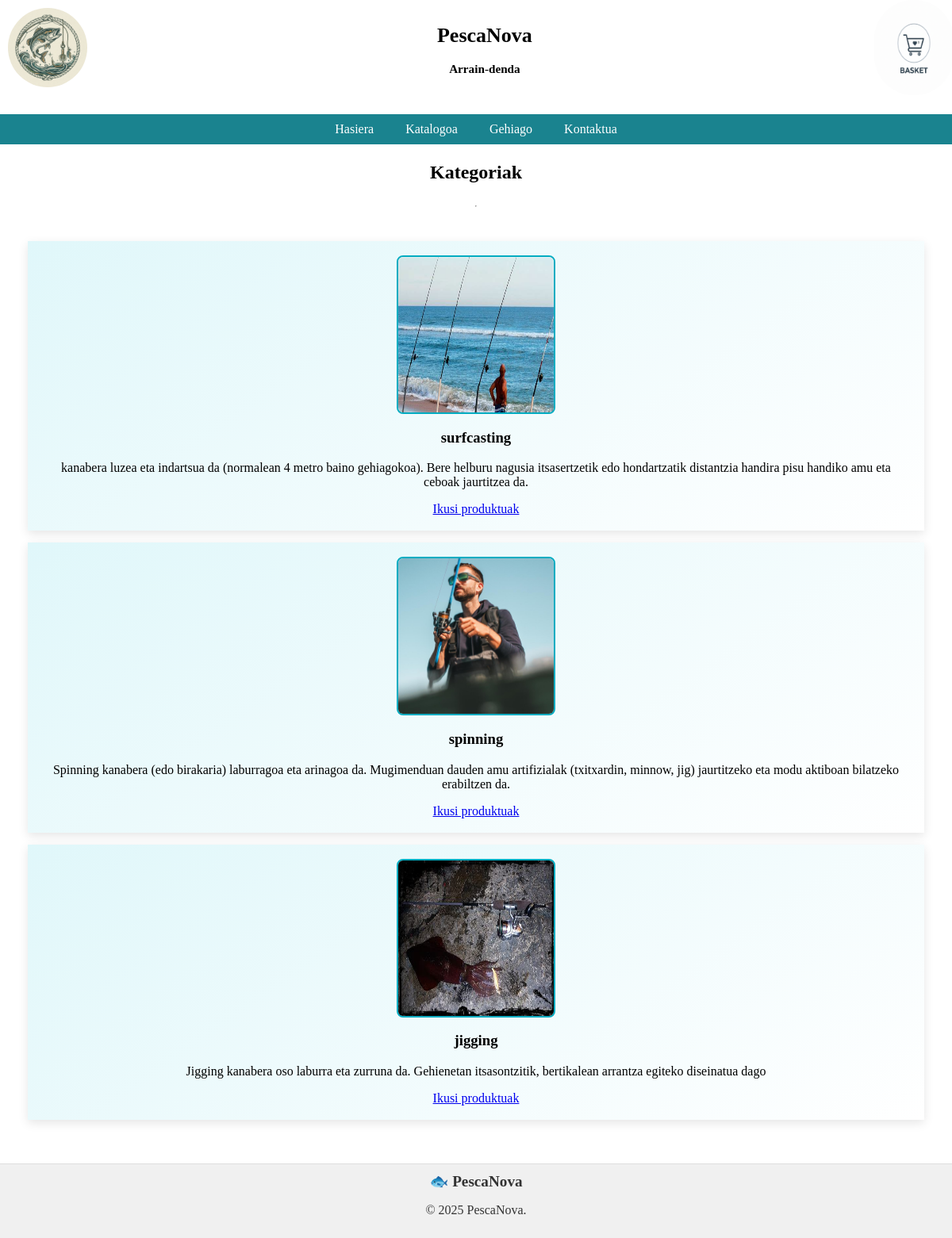
Page /katalogoa/index.php on the committed database.
### tables this page shows
CREATE TABLE kategoriak (
	kategoria_id INTEGER PRIMARY KEY AUTOINCREMENT,
	izena TEXT NOT NULL,
	deskribapena TEXT,
	sortze_data TIMESTAMP DEFAULT CURRENT_TIMESTAMP, img text);

### klaseak/com/leartik/daw24amma/kategoriak/kategoria_db.php (called while the page is built, shortened)
<?php
require_once(__DIR__ . '/kategoria.php');
class KategoriaDB
{
    private static $db_path = "sqlite:C:\\xampp\\htdocs\\web_garapena_zerbitzari_ingurunean\\denda_php\\denda.db";
    private static function getKonexioa() {
        $db = new PDO(self::$db_path);
        $db->setAttribute(PDO::ATTR_ERRMODE, PDO::ERRMODE_EXCEPTION);
        return $db;
    }
    public static function selectKategoriak() {
        try {
            $db = self::getKonexioa();
            $stmt = $db->prepare("SELECT * FROM kategoriak");
            $stmt->execute();
            $kategoriak = array();
            while ($erregistroa = $stmt->fetch(PDO::FETCH_ASSOC)) {
                $kategoria = new Kategoria();
                $kategoria->setKategoria_id($erregistroa['kategoria_id']);
                $kategoria->setIzena($erregistroa['izena']);
                $kategoria->setDeskribapena($erregistroa['deskribapena']);
                $kategoria->setImg($erregistroa['img']);
                $kategoriak[] = $kategoria;
            }
            return $kategoriak;
        } catch (Exception $e) {
            echo "<p>Salbuespena: " . $e->getMessage() . "</p>\n";
            return null;
        }
    }
}
?>

### klaseak/com/leartik/daw24amma/kategoriak/kategoria.php (called while the page is built, shortened)
<?php
class Kategoria
{
    private $kategoria_id;
    private $izena;
    private $deskribapena;
	private $img;
    public function setKategoria_id($kategoria_id)
    {
        $this->kategoria_id = $kategoria_id;
    }
    public function getKategoria_id()
    {
        return $this->kategoria_id;
    }
    public function setIzena($izena)
    {
        $this->izena = $izena;
    }
    public function getIzena()
    {
        return $this->izena;
    }
    public function setDeskribapena($deskribapena)
    {
        $this->deskribapena = $deskribapena;
    }
    public function getDeskribapena()
    {
        return $this->deskribapena;
    }
	public function getImg()
	{
		return $this->img;
	}
	public function setImg($img)
	{
		$this->img = $img;
	}
}
?>

### katalogoa/katalogoa.php (the view, shortened to what this page needs)
<!DOCTYPE html>
<html lang="eu">
<head>
    <link rel="stylesheet" href="../css/katalogoa.css">
    <link rel="stylesheet" href="../css/index.css">
</head>
<body>
    <header>
        <a href=".."><img class="logoa" src="../img/logo.png" alt="" height="100px"></a>
        <div class="titulos-centrales">
            <h1>PescaNova</h1>
            <h3>Arrain-denda</h3>
        </div>
        <a href="../saskia/index.php" class="zesta-link">
            <img class="zesta" src="../img/zesta.png" alt="" height="120px">
        </a>
    </header>
    <nav>
        <p><a href=".." style="color:white; text-decoration:none;">Hasiera</a></p>
        <p><a href="index.php" style="color:white; text-decoration:none;">Katalogoa</a></p>
        <p><a href="../gehiago/gehiago.html" style="color:white; text-decoration:none;">Gehiago</a></p>
        <p><a href="../kontaktua/kontaktua.php" style="color:white; text-decoration:none;">Kontaktua</a></p>
    </nav>
    <h2 style="text-align:center;">Kategoriak</h2>
    <hr>
    <div class="container">
        <div class="row row-cols-1 row-cols-md-3 g-4">
            <?php foreach ($kategoriak as $k): ?>
                <div class="col">
                    <div class="card kategoria">
                        <img src="../img/<?= htmlspecialchars($k->getImg()) ?>"
                             class="kategoria-img mx-auto mt-3"
                             alt="<?= htmlspecialchars($k->getIzena()) ?>">
                        <div class="card-body">
                            <h3 class="card-title"><?= htmlspecialchars($k->getIzena()) ?></h3>
                            <p class="card-text"><?= htmlspecialchars($k->getDeskribapena()) ?></p>
                            <a href="index.php?action=kategoria&id=<?= $k->getKategoria_id() ?>">
                                Ikusi produktuak
                            </a>
                        </div>
                    </div>
                </div>
            <?php endforeach; ?>
        </div>
    </div>
    <footer class="footer">
        <div class="brand-info">
            <h4>🐟 PescaNova</h4>
            <p>&copy; 2025 PescaNova.</p>
        </div>
    </footer>
</body>
</html>

### css/katalogoa.css (style rules this page uses)
html, body { height: 100%; margin: 0; }
body { display: flex; flex-direction: column; }
.container { max-width: 1200px; margin: auto; padding: 20px; }
.row { justify-content: center; }
.kategoria { background: linear-gradient(145deg, #e0f7fa, #ffffff); box-shadow: 0 4px 12px rgba(0, 0, 0, 0.1); border: none; padding: 18px; transition: transform 0.3s ease, box-shadow 0.3s ease; text-align: center; height: 100%; margin: 15px; }
.kategoria-img { width: 200px; height: 200px; border-radius: 8px; border: 2px solid #00acc1; margin-bottom: 12px; transition: transform 0.3s ease; display: block; margin-left: auto; margin-right: auto; }
footer { margin-top: 20px; }

### css/index.css (style rules this page uses)
* { box-sizing: border-box; }
html, body { height: 100%; margin: 0; padding: 0; width: 100%; }
body { margin: 0; padding: 0; font-family:Georgia, 'Times New Roman', Times, serif; background-color: #ffffff; overflow-x: hidden; display: flex; flex-direction: column; min-height: 100vh; }
header { display: grid; grid-template-columns: repeat(12, 1fr); align-items: center; font-size: small; text-align: center; margin-bottom: 20px; background-color: #ffffff; width: 100%; box-sizing: border-box; }
.titulos-centrales { grid-column: 4 / span 6; text-align: center; margin: 0; padding: 0; }
header .logoa { margin: 10px; border-radius: 90px; grid-column: 1 / span 3; }
header .zesta-link { grid-column: 12 / span 2; text-align: center; display: block; }
header .zesta { width: 100px; margin: 0; border-radius: 90px; }
nav { background-color: #1a838f; display: flex; justify-content: center; align-items: center; margin-bottom: 2px; gap: auto; }
nav p { color: white; margin: 0; padding: 10px 20px; cursor: pointer; border-radius: 4px; transition: background-color 0.3s ease; }
.footer { background-color: #f0f0f0; color: #333; padding: 10px 10px; text-align: center; border-top: 1px solid #ddd; width: 100%; }
.brand-info h4 { margin: 0 0 5px 0; font-size: 1.2em; font-weight: bold; }

### rows in the picture
kategoriak: img+izena (picture), izena "surfcasting", deskribapena "kanabera luzea eta indartsua da (normalean 4 metro baino gehiagokoa). Bere helburu nagusia itsasertzetik edo hondartzatik distantzia handira pisu handiko amu eta ceboak jaurtitzea da."
kategoriak: img+izena (picture), izena "spinning", deskribapena "Spinning kanabera (edo birakaria) laburragoa eta arinagoa da. Mugimenduan dauden amu artifizialak (txitxardin, minnow, jig) jaurtitzeko eta modu aktiboan bilatzeko erabiltzen da."
kategoriak: img+izena (picture), izena "jigging", deskribapena "Jigging kanabera oso laburra eta zurruna da. Gehienetan itsasontzitik, bertikalean arrantza egiteko diseinatua dago"
